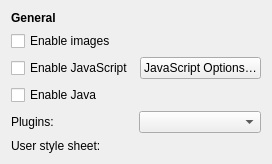
     <widget class="QWidget" name="contentPage">
      <layout class="QVBoxLayout" name="contentPageLayout" stretch="0,0,0,0,0,0,1">
       <item>
        <widget class="QLabel" name="contentGeneralHeader">
         <property name="font">
          <font>
           <weight>75</weight>
           <bold>true</bold>
          </font>
         </property>
         <property name="text">
          <string>General</string>
         </property>
        </widget>
       </item>
       <item>
        <widget class="QCheckBox" name="enableImagesCheckBox">
         <property name="text">
          <string>Enable images</string>
         </property>
        </widget>
       </item>
       <item>
        <layout class="QHBoxLayout" name="javaScriptOptionslLayout" stretch="1,0">
         <item>
          <widget class="QCheckBox" name="enableJavaScriptCheckBox">
           <property name="text">
            <string>Enable JavaScript</string>
           </property>
          </widget>
         </item>
         <item>
          <widget class="QPushButton" name="javaScriptOptionsButton">
           <property name="text">
            <string>JavaScript Options…</string>
           </property>
          </widget>
         </item>
        </layout>
       </item>
       <item>
        <widget class="QCheckBox" name="enableJavaCheckBox">
         <property name="text">
          <string>Enable Java</string>
         </property>
        </widget>
       </item>
       <item>
        <layout class="QHBoxLayout" name="pluginsLayout">
         <item>
          <widget class="QLabel" name="pluginsLabel">
           <property name="text">
            <string>Plugins:</string>
           </property>
          </widget>
         </item>
         <item>
          <widget class="QComboBox" name="pluginsComboBox"/>
         </item>
        </layout>
       </item>
       <item>
        <layout class="QHBoxLayout" name="userStyleSheetLayout">
         <item>
          <widget class="QLabel" name="userStyleSheetWidget">
           <property name="text">
            <string>User style sheet:</string>
           </property>
          </widget>
         </item>
         <item>
          <widget class="Otter::FilePathWidget" name="userStyleSheetFilePathWidget" native="true"/>
         </item>
        </layout>
       </item>
       <item>
        <spacer name="advancedContentSpacer">
         <property name="orientation">
          <enum>Qt::Vertical</enum>
         </property>
         <property name="sizeHint" stdset="0">
          <size>
           <width>0</width>
           <height>0</height>
          </size>
         </property>
        </spacer>
       </item>
      </layout>
     </widget>
